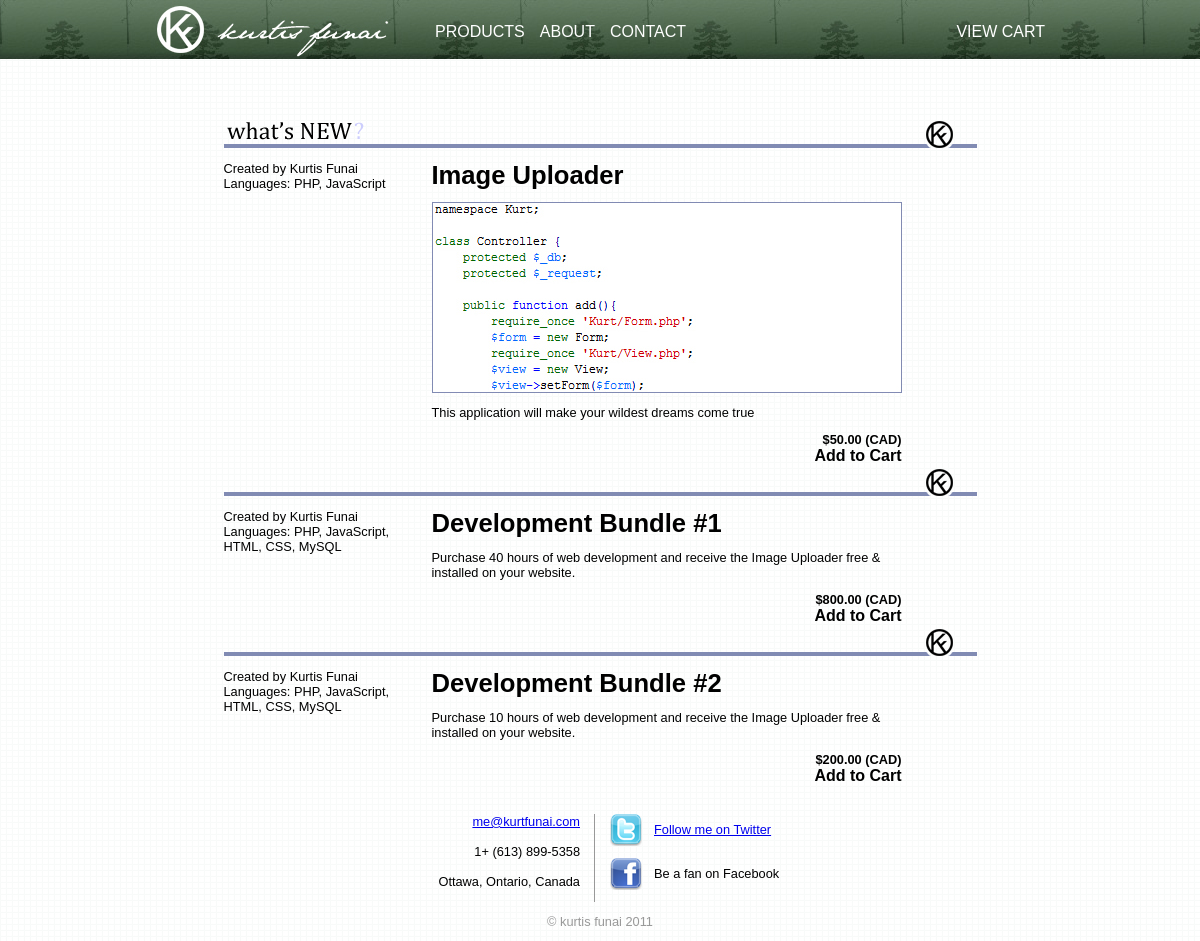
Before: / with the older database file.
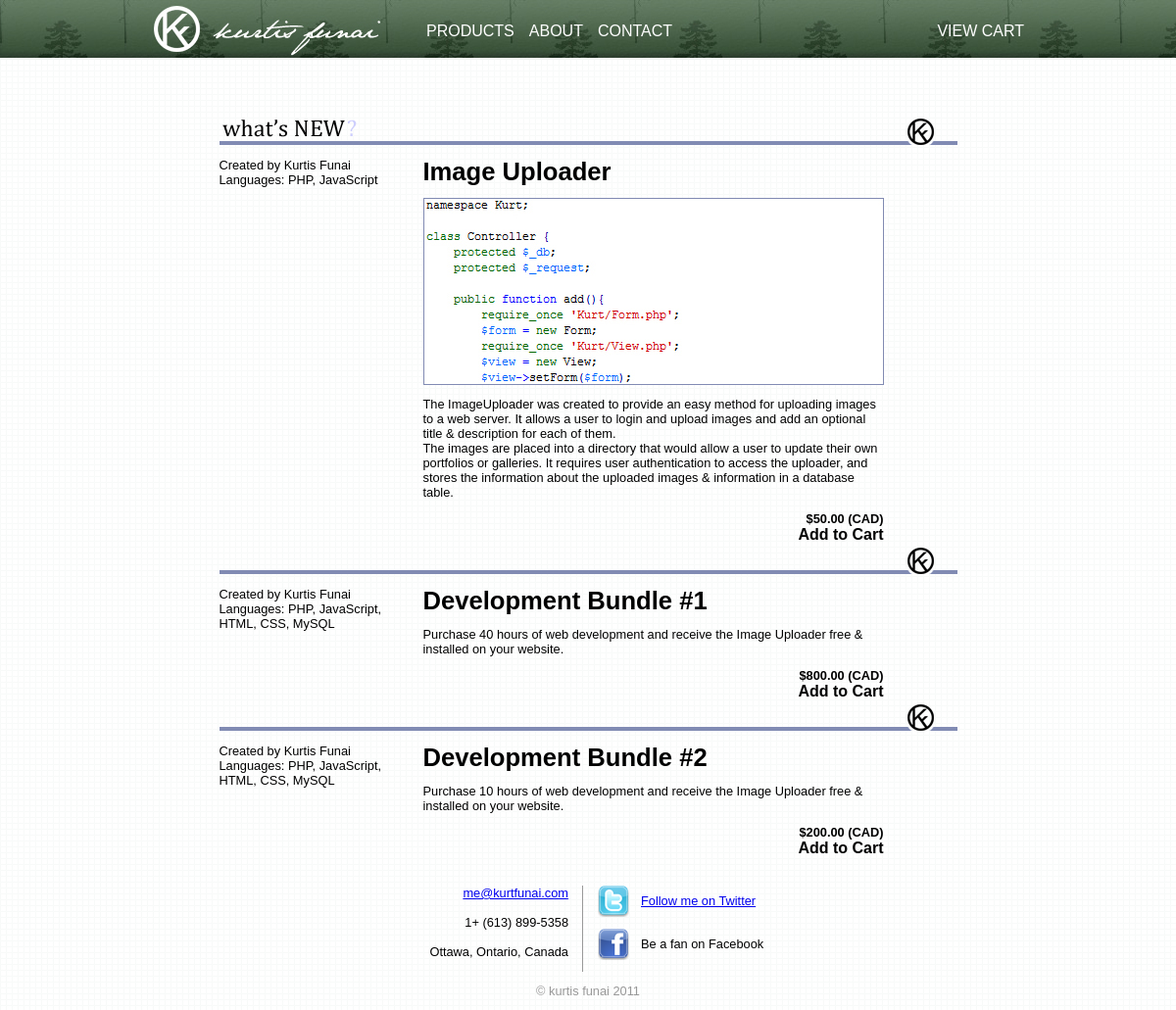
After: the same page with the newer database file.
### tables this page shows
CREATE TABLE `products` (
  `id` int unsigned NOT NULL AUTO_INCREMENT,
  `productName` varchar(255)  NOT NULL,
  `productAuthor` varchar(100)  NOT NULL,
  `productPrice` decimal(5,2)  NOT NULL,
  `productDescription` varchar(500)  NOT NULL,
  `productImage` varchar(200),
  `productLanguages` varchar(200)  NOT NULL,
  `featured` boolean NOT NULL DEFAULT FALSE,
  `productType` varchar(10) NOT NULL,
  `dateCreated` datetime NOT NULL,
  PRIMARY KEY (`id`)
);

### Kurt/Controller.php (called while the page is built, shortened)
<?php
class Controller {
    protected $_db;
    public function setDb(\Kurt\Db $db){
        $this->_db = $db;
    }
    public function productsAction() {
        require_once 'Kurt/View.php';
        $view = new View(APPLICATION_PATH."/Templates/ProductsTemplate.phtml");
        require_once 'Kurt/Model.php';
        $model = new Model;
        $model->setDb($this->_db);
        $featured = $model->getAllFeaturedProducts();
        if ($featured) {
            foreach ($featured as $key => $value) {
                $view->setValue("featured_".$key, $value);
            }
        }
        $nonFeatured = $model->getAllNonFeaturedProducts();
        if ($nonFeatured) {
                $view->setValue("nonFeatured", $nonFeatured);
        }
        return $view->render();
    }
}

### Kurt/Model.php (called while the page is built, shortened)
<?php
class Model {
    protected $_db;
    public function setDb(\Kurt\Db $db){
        $this->_db = $db;
    }
    public function getAllFeaturedProducts() {
        $queryString = "SELECT * FROM `products` WHERE `featured` = true";
        $results  = $this->_db->getSingleResult($queryString);
        return $results;
    }
    public function getAllNonFeaturedProducts() {
        $queryString = "SELECT * FROM `products` WHERE `featured` = false";
        $results  = $this->_db->getResults($queryString);
        return $results;
    }
}

### Kurt/Db.php (called while the page is built, shortened)
<?php
class Db {
    protected $_db;
    public function setDbConnection($dbConn) {
       $this->_db = $dbConn;
    }
    public function getResults($queryString){
       $result = $this->_db->query($queryString)->fetchAll(PDO::FETCH_ASSOC);
       return $result;
    }
    public function getSingleResult($queryString){
       $result = $this->_db->query($queryString)->fetch(PDO::FETCH_ASSOC);
       return $result;
    }
}

### Kurt/View.php (called while the page is built, shortened)
<?php
class View {
    protected $_template;
    protected $_values = array();
    public function __construct($template) {
        $this->_template = $template;
    }
    public function render(){
        include $this->_template;
        $buffer = ob_get_clean();
        return $buffer;
    }
    public function setTemplateFile($template){
        $this->_template = $template;
    }
    public function setValue($key, $value){
        $this->_values[$key] = $value;
    }
    public function getValue($key){
        if (isset($this->_values[$key])) {
            return $this->_values[$key];
        }
        return null;
    }
}

### Templates/ProductTemplates/BundleTemplate.phtml (the view, shortened to what this page needs)
<?php
$product = $this->getValue('product');
?>
<div class="contentDivider">&nbsp;</div>
    <div class="contentLeft">
      Created by <?php echo $product['productAuthor'];?>
      <br/>
      Languages: <?php echo $product['productLanguages'];?>
    </div>
    <div class="contentRight">
      <h3 class="contentTitle">
      <?php echo $product['productName'];?>
      </h3>
      <p class="contentDescription">
      <?php echo $product['productDescription'];?>
      </p>
      <p class="price">
          $<?php echo $product['productPrice'];?> (CAD)
      </p>
      <h2 class="buyNow">
          <a href="?action=addToCart&product=<?php echo $product['id'];?>">Add to Cart</a>
      </h2>
    </div>

### index.php (shortened to what this page needs)
<?php
require_once 'Kurt/Controller.php';
require_once 'Kurt/Db.php';
$request = new Kurt\Request;
$controller = new Kurt\Controller;
$controller->setRequest($request);
$db = new Kurt\Db;
$controller->setDb($db);
$action = $request->actionToPerform($request->getQuery());
echo $controller->$action();

### Templates/HeaderTemplate.phtml (shortened to what this page needs)
<!DOCTYPE html PUBLIC "-//W3C//DTD XHTML 1.0 Transitional//EN" "http://www.w3.org/TR/xhtml1/DTD/xhtml1-transitional.dtd">
<html xmlns="http://www.w3.org/1999/xhtml">
<head>
<link rel="stylesheet" type="text/css" href="css/global.css" />
</head>
<body>
<div id="bannerWrapper">
	<div id="siteWrapper">
  	<div id="banner">
    	<a href="index.php"><span class="bannerTitle">Kurt Funai.com</span></a>
      <ul class="bannerLinks">
      	<li><a href="?action=products">PRODUCTS</a></li>
        <li><a href="?action=about">ABOUT</a></li>
        <li><a href="?action=contact">CONTACT</a></li>
        <li style="float:right;"><a href="?action=cart">VIEW CART</a></li>
      </ul>
    </div>
    <div id="contentWrapper">

### Templates/ProductsTemplate.phtml (shortened to what this page needs)
<?php include("HeaderTemplate.phtml"); ?>
<div id="content">
    <img src="images/whatsnew.png" class='center'/>
            <div class="contentLeft">
              Created by <?php echo $this->getValue('featured_productAuthor');?>
              <br/>
              Languages: <?php echo $this->getValue('featured_productLanguages');?>
            </div>
            <div class="contentRight">
              <h3 class="contentTitle">
              <?php echo $this->getValue('featured_productName');?>
              </h3>
              <img src="images/<?php echo $this->getValue('featured_productImage');?>" border="0"/>
              <p class="contentDescription">
              <?php echo $this->getValue('featured_productDescription');?>
              </p>
              <p class="price">
                  $<?php echo $this->getValue('featured_productPrice');?> (CAD)
              </p>
              <h2 class="buyNow">
                  <a href="?action=addToCart&product=<?php echo $this->getValue('featured_id');?>">Add to Cart</a>
              </h2>
            </div>
    <?php
        $nonFeatured = $this->getValue('nonFeatured');
        foreach ($nonFeatured as $products=>$product) {
            if ($product['productType'] == 'bundle'){
                echo $this->render();
            }
            elseif ($product['productType'] == 'app') {
            }
            else {
                echo 'There is a missing product type.<br/>';
            }
        }
    ?>
</div>
<?php include("FooterTemplate.phtml"); ?>

### Templates/FooterTemplate.phtml (shortened to what this page needs)
</div></div>
    <div id="footerWrapper">
    	<div id="footer""> <br/>
         <div id="footerLeft"><a href="mailto:me@kurtfunai.com">me@kurtfunai.com</a><br/><br/>
             1+ (613) 899-5358<br/><br/>
             Ottawa, Ontario, Canada</div>
         <div id="footerRight">
         		<ul class="socialList">
            	<li><a href="http://twitter.com/#!/kurtisfunai" target="_blank"><img src="images/Twitter-icon.png" border="0"/><span class="socialText">Follow me on Twitter</span></a></li>
              <li><img src="images/FaceBook-icon.png" border="0"/><span class="socialText">Be a fan on Facebook</span></li>
            </ul>
         </div>
         <span class="copyright">&copy; kurtis funai 2011</span>
       </div>
    </div>
  </div>
</body>
</html>

### css/global.css (style rules this page uses)
* { margin:0; }
body { background:url(../images/grid.jpg) #ffffff; font-family:Verdana, Geneva, sans-serif; font-size:80%; }
#siteWrapper { width:920px; margin-left:auto; margin-right:auto; }
#bannerWrapper { background:url(../images/bg.jpg) #000000; height: 59px; }
#banner { background:url(../images/banner.jpg) #000000; height: 59px; }
.bannerLinks { font-size: 16px; font-family: Georgia, Palatino, "Palatine Linotype", Verdana, sans-serif; list-style-type:none; padding: 0; margin-left: 295px; margin-top:0px; padding-top:23px; }
.bannerLinks li { float:left; margin-right:15px; }
.bannerLinks a { color: #fff; text-decoration: none; }
.bannerTitle { margin-left: 15px; width: 240px; height:59px; display:block; float:left; text-indent: -99999px; }
#contentWrapper { border-top:0px; }
#content { width: 753px; min-height: 350px; margin-top:60px; margin-bottom: 36px; margin-left:auto; margin-right:auto; }
#content img { padding-bottom:12px; }
#content h3 { margin-bottom: 12px; }
.contentLeft { width:180px; float:left; }
.contentRight { margin-left: 28px; width: 470px; float: left; }
.contentRight h3 { font-family: Helvetica, Arial; font-size: 200%; }
#footerWrapper { text-align:center; padding-top: 12px; }
#footer { width: 920px; margin-left:auto; margin-right:auto; }
#footerLeft { text-align: right; padding-right: 14px; width: 440px; float: left; }
#footerRight { text-align: left; padding-left: 15px; border-left: 1px solid #999; width: 440px; float: left; }
.contentDivider { clear:both; margin-top: 12px; margin-bottom: 12px; height: 30px; background:url(../images/divider.png); }
.contentTitle { display:block; margin-left:auto; margin-right:auto; }
.price { float:right; margin-top:12px; font-weight: bold; }
.buyNow a { font-size: 16px !important; float:right; text-decoration: none; color: #000; padding-bottom:2px; }
.socialList { padding:0px; list-style-type:none; }
.socialList li { padding-bottom: 12px; }
.socialText { line-height: 32px; }
.socialList img { margin-right:12px; float:left; }
.center { display:block; margin-left:auto; margin-right:auto; }
.copyright { clear:both; display:block; padding-top:12px; padding-bottom:12px; color: #999; }

Changed rows visible on the page:
changed products "Image Uploader": productDescription "This application will make your wildest dreams come true" → "The ImageUploader was created to provide an easy method for uploading images to a web server. It allows a user to login and upload images and add an optional title & description for each of them. The images are placed into a directory that would allow a user to update their own portfolios or galleries. It requires user authentication to access the uploader, and stores the information about the uploaded images & information in a database table."
